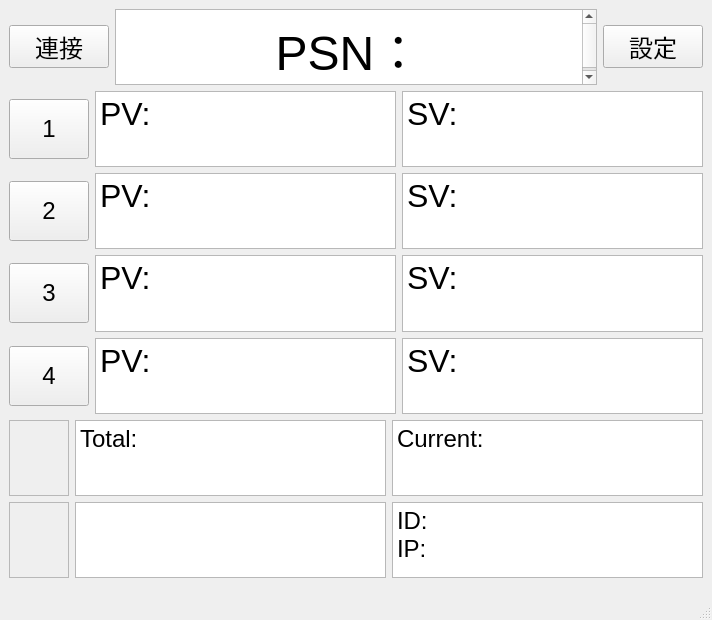
<?xml version="1.0" encoding="UTF-8"?>
<ui version="4.0">
 <class>MainWindow</class>
 <widget class="QMainWindow" name="MainWindow">
  <property name="geometry">
   <rect>
    <x>0</x>
    <y>0</y>
    <width>712</width>
    <height>620</height>
   </rect>
  </property>
  <property name="font">
   <font>
    <pointsize>18</pointsize>
   </font>
  </property>
  <property name="windowTitle">
   <string>MainWindow</string>
  </property>
  <widget class="QWidget" name="centralwidget">
   <layout class="QVBoxLayout" name="verticalLayout_2">
    <item>
     <layout class="QVBoxLayout" name="verticalLayout">
      <item>
       <layout class="QHBoxLayout" name="horizontalLayout_9">
        <item>
         <widget class="QPushButton" name="btn_connect">
          <property name="minimumSize">
           <size>
            <width>100</width>
            <height>0</height>
           </size>
          </property>
          <property name="font">
           <font>
            <pointsize>18</pointsize>
           </font>
          </property>
          <property name="styleSheet">
           <string notr="true"/>
          </property>
          <property name="text">
           <string>連接</string>
          </property>
         </widget>
        </item>
        <item>
         <widget class="QTextBrowser" name="txt_PSN">
          <property name="font">
           <font>
            <pointsize>36</pointsize>
           </font>
          </property>
          <property name="html">
           <string>&lt;!DOCTYPE HTML PUBLIC &quot;-//W3C//DTD HTML 4.0//EN&quot; &quot;http://www.w3.org/TR/REC-html40/strict.dtd&quot;&gt;
&lt;html&gt;&lt;head&gt;&lt;meta name=&quot;qrichtext&quot; content=&quot;1&quot; /&gt;&lt;style type=&quot;text/css&quot;&gt;
p, li { white-space: pre-wrap; }
&lt;/style&gt;&lt;/head&gt;&lt;body style=&quot; font-family:'PMingLiU'; font-size:36pt; font-weight:400; font-style:normal;&quot;&gt;
&lt;p align=&quot;center&quot; style=&quot; margin-top:0px; margin-bottom:0px; margin-left:0px; margin-right:0px; -qt-block-indent:0; text-indent:0px;&quot;&gt;PSN：&lt;/p&gt;&lt;/body&gt;&lt;/html&gt;</string>
          </property>
         </widget>
        </item>
        <item>
         <widget class="QPushButton" name="btn_setting">
          <property name="minimumSize">
           <size>
            <width>100</width>
            <height>0</height>
           </size>
          </property>
          <property name="text">
           <string>設定</string>
          </property>
         </widget>
        </item>
       </layout>
      </item>
      <item>
       <layout class="QHBoxLayout" name="horizontalLayout_2">
        <item>
         <widget class="QPushButton" name="Sensor1_Alarm">
          <property name="sizePolicy">
           <sizepolicy hsizetype="Preferred" vsizetype="Fixed">
            <horstretch>0</horstretch>
            <verstretch>0</verstretch>
           </sizepolicy>
          </property>
          <property name="minimumSize">
           <size>
            <width>60</width>
            <height>60</height>
           </size>
          </property>
          <property name="autoFillBackground">
           <bool>false</bool>
          </property>
          <property name="styleSheet">
           <string notr="true">border-image: url(:/image/Normal.jpg);
</string>
          </property>
          <property name="text">
           <string>1</string>
          </property>
         </widget>
        </item>
        <item>
         <widget class="QTextBrowser" name="txt_Sensor1Pressure">
          <property name="font">
           <font>
            <pointsize>26</pointsize>
           </font>
          </property>
          <property name="html">
           <string>&lt;!DOCTYPE HTML PUBLIC &quot;-//W3C//DTD HTML 4.0//EN&quot; &quot;http://www.w3.org/TR/REC-html40/strict.dtd&quot;&gt;
&lt;html&gt;&lt;head&gt;&lt;meta name=&quot;qrichtext&quot; content=&quot;1&quot; /&gt;&lt;style type=&quot;text/css&quot;&gt;
p, li { white-space: pre-wrap; }
&lt;/style&gt;&lt;/head&gt;&lt;body style=&quot; font-family:'PMingLiU'; font-size:26pt; font-weight:400; font-style:normal;&quot;&gt;
&lt;p style=&quot; margin-top:0px; margin-bottom:0px; margin-left:0px; margin-right:0px; -qt-block-indent:0; text-indent:0px;&quot;&gt;&lt;span style=&quot; font-size:24pt;&quot;&gt;PV: &lt;/span&gt;&lt;/p&gt;&lt;/body&gt;&lt;/html&gt;</string>
          </property>
         </widget>
        </item>
        <item>
         <widget class="QTextBrowser" name="txt_Sensor1AlarmValue">
          <property name="font">
           <font>
            <pointsize>26</pointsize>
           </font>
          </property>
          <property name="html">
           <string>&lt;!DOCTYPE HTML PUBLIC &quot;-//W3C//DTD HTML 4.0//EN&quot; &quot;http://www.w3.org/TR/REC-html40/strict.dtd&quot;&gt;
&lt;html&gt;&lt;head&gt;&lt;meta name=&quot;qrichtext&quot; content=&quot;1&quot; /&gt;&lt;style type=&quot;text/css&quot;&gt;
p, li { white-space: pre-wrap; }
&lt;/style&gt;&lt;/head&gt;&lt;body style=&quot; font-family:'PMingLiU'; font-size:26pt; font-weight:400; font-style:normal;&quot;&gt;
&lt;p style=&quot; margin-top:0px; margin-bottom:0px; margin-left:0px; margin-right:0px; -qt-block-indent:0; text-indent:0px;&quot;&gt;&lt;span style=&quot; font-size:24pt;&quot;&gt;SV: &lt;/span&gt;&lt;/p&gt;&lt;/body&gt;&lt;/html&gt;</string>
          </property>
         </widget>
        </item>
       </layout>
      </item>
      <item>
       <layout class="QHBoxLayout" name="horizontalLayout_3">
        <item>
         <widget class="QPushButton" name="Sensor1_Alarm_2">
          <property name="sizePolicy">
           <sizepolicy hsizetype="Preferred" vsizetype="Fixed">
            <horstretch>0</horstretch>
            <verstretch>0</verstretch>
           </sizepolicy>
          </property>
          <property name="minimumSize">
           <size>
            <width>60</width>
            <height>60</height>
           </size>
          </property>
          <property name="autoFillBackground">
           <bool>false</bool>
          </property>
          <property name="styleSheet">
           <string notr="true">border-image: url(:/image/Normal.jpg);
</string>
          </property>
          <property name="text">
           <string>2</string>
          </property>
         </widget>
        </item>
        <item>
         <widget class="QTextBrowser" name="txt_Sensor2Pressure">
          <property name="font">
           <font>
            <pointsize>26</pointsize>
           </font>
          </property>
          <property name="html">
           <string>&lt;!DOCTYPE HTML PUBLIC &quot;-//W3C//DTD HTML 4.0//EN&quot; &quot;http://www.w3.org/TR/REC-html40/strict.dtd&quot;&gt;
&lt;html&gt;&lt;head&gt;&lt;meta name=&quot;qrichtext&quot; content=&quot;1&quot; /&gt;&lt;style type=&quot;text/css&quot;&gt;
p, li { white-space: pre-wrap; }
&lt;/style&gt;&lt;/head&gt;&lt;body style=&quot; font-family:'PMingLiU'; font-size:26pt; font-weight:400; font-style:normal;&quot;&gt;
&lt;p style=&quot; margin-top:0px; margin-bottom:0px; margin-left:0px; margin-right:0px; -qt-block-indent:0; text-indent:0px;&quot;&gt;&lt;span style=&quot; font-size:24pt;&quot;&gt;PV: &lt;/span&gt;&lt;/p&gt;&lt;/body&gt;&lt;/html&gt;</string>
          </property>
         </widget>
        </item>
        <item>
         <widget class="QTextBrowser" name="txt_Sensor2AlarmValue">
          <property name="font">
           <font>
            <pointsize>26</pointsize>
           </font>
          </property>
          <property name="html">
           <string>&lt;!DOCTYPE HTML PUBLIC &quot;-//W3C//DTD HTML 4.0//EN&quot; &quot;http://www.w3.org/TR/REC-html40/strict.dtd&quot;&gt;
&lt;html&gt;&lt;head&gt;&lt;meta name=&quot;qrichtext&quot; content=&quot;1&quot; /&gt;&lt;style type=&quot;text/css&quot;&gt;
p, li { white-space: pre-wrap; }
&lt;/style&gt;&lt;/head&gt;&lt;body style=&quot; font-family:'PMingLiU'; font-size:26pt; font-weight:400; font-style:normal;&quot;&gt;
&lt;p style=&quot; margin-top:12px; margin-bottom:12px; margin-left:0px; margin-right:0px; -qt-block-indent:0; text-indent:0px;&quot;&gt;&lt;span style=&quot; font-size:24pt;&quot;&gt;SV: &lt;/span&gt;&lt;/p&gt;&lt;/body&gt;&lt;/html&gt;</string>
          </property>
         </widget>
        </item>
       </layout>
      </item>
      <item>
       <layout class="QHBoxLayout" name="horizontalLayout_4">
        <item>
         <widget class="QPushButton" name="Sensor1_Alarm_3">
          <property name="sizePolicy">
           <sizepolicy hsizetype="Preferred" vsizetype="Fixed">
            <horstretch>0</horstretch>
            <verstretch>0</verstretch>
           </sizepolicy>
          </property>
          <property name="minimumSize">
           <size>
            <width>60</width>
            <height>60</height>
           </size>
          </property>
          <property name="autoFillBackground">
           <bool>false</bool>
          </property>
          <property name="styleSheet">
           <string notr="true">border-image: url(:/image/Normal.jpg);
</string>
          </property>
          <property name="text">
           <string>3</string>
          </property>
         </widget>
        </item>
        <item>
         <widget class="QTextBrowser" name="txt_Sensor3Pressure">
          <property name="font">
           <font>
            <pointsize>26</pointsize>
           </font>
          </property>
          <property name="html">
           <string>&lt;!DOCTYPE HTML PUBLIC &quot;-//W3C//DTD HTML 4.0//EN&quot; &quot;http://www.w3.org/TR/REC-html40/strict.dtd&quot;&gt;
&lt;html&gt;&lt;head&gt;&lt;meta name=&quot;qrichtext&quot; content=&quot;1&quot; /&gt;&lt;style type=&quot;text/css&quot;&gt;
p, li { white-space: pre-wrap; }
&lt;/style&gt;&lt;/head&gt;&lt;body style=&quot; font-family:'PMingLiU'; font-size:26pt; font-weight:400; font-style:normal;&quot;&gt;
&lt;p style=&quot; margin-top:0px; margin-bottom:0px; margin-left:0px; margin-right:0px; -qt-block-indent:0; text-indent:0px;&quot;&gt;&lt;span style=&quot; font-size:24pt;&quot;&gt;PV: &lt;/span&gt;&lt;/p&gt;&lt;/body&gt;&lt;/html&gt;</string>
          </property>
         </widget>
        </item>
        <item>
         <widget class="QTextBrowser" name="txt_Sensor3AlarmValue">
          <property name="font">
           <font>
            <pointsize>26</pointsize>
           </font>
          </property>
          <property name="html">
           <string>&lt;!DOCTYPE HTML PUBLIC &quot;-//W3C//DTD HTML 4.0//EN&quot; &quot;http://www.w3.org/TR/REC-html40/strict.dtd&quot;&gt;
&lt;html&gt;&lt;head&gt;&lt;meta name=&quot;qrichtext&quot; content=&quot;1&quot; /&gt;&lt;style type=&quot;text/css&quot;&gt;
p, li { white-space: pre-wrap; }
&lt;/style&gt;&lt;/head&gt;&lt;body style=&quot; font-family:'PMingLiU'; font-size:26pt; font-weight:400; font-style:normal;&quot;&gt;
&lt;p style=&quot; margin-top:0px; margin-bottom:0px; margin-left:0px; margin-right:0px; -qt-block-indent:0; text-indent:0px;&quot;&gt;&lt;span style=&quot; font-size:24pt;&quot;&gt;SV: &lt;/span&gt;&lt;/p&gt;&lt;/body&gt;&lt;/html&gt;</string>
          </property>
         </widget>
        </item>
       </layout>
      </item>
      <item>
       <layout class="QHBoxLayout" name="horizontalLayout_5">
        <item>
         <widget class="QPushButton" name="Sensor1_Alarm_4">
          <property name="sizePolicy">
           <sizepolicy hsizetype="Preferred" vsizetype="Fixed">
            <horstretch>0</horstretch>
            <verstretch>0</verstretch>
           </sizepolicy>
          </property>
          <property name="minimumSize">
           <size>
            <width>60</width>
            <height>60</height>
           </size>
          </property>
          <property name="autoFillBackground">
           <bool>false</bool>
          </property>
          <property name="styleSheet">
           <string notr="true">border-image: url(:/image/Normal.jpg);
</string>
          </property>
          <property name="text">
           <string>4</string>
          </property>
         </widget>
        </item>
        <item>
         <widget class="QTextBrowser" name="txt_Sensor4Pressure">
          <property name="sizePolicy">
           <sizepolicy hsizetype="Expanding" vsizetype="Expanding">
            <horstretch>0</horstretch>
            <verstretch>0</verstretch>
           </sizepolicy>
          </property>
          <property name="font">
           <font>
            <pointsize>26</pointsize>
           </font>
          </property>
          <property name="html">
           <string>&lt;!DOCTYPE HTML PUBLIC &quot;-//W3C//DTD HTML 4.0//EN&quot; &quot;http://www.w3.org/TR/REC-html40/strict.dtd&quot;&gt;
&lt;html&gt;&lt;head&gt;&lt;meta name=&quot;qrichtext&quot; content=&quot;1&quot; /&gt;&lt;style type=&quot;text/css&quot;&gt;
p, li { white-space: pre-wrap; }
&lt;/style&gt;&lt;/head&gt;&lt;body style=&quot; font-family:'PMingLiU'; font-size:26pt; font-weight:400; font-style:normal;&quot;&gt;
&lt;p style=&quot; margin-top:0px; margin-bottom:0px; margin-left:0px; margin-right:0px; -qt-block-indent:0; text-indent:0px;&quot;&gt;&lt;span style=&quot; font-size:24pt;&quot;&gt;PV: &lt;/span&gt;&lt;/p&gt;&lt;/body&gt;&lt;/html&gt;</string>
          </property>
         </widget>
        </item>
        <item>
         <widget class="QTextBrowser" name="txt_Sensor4AlarmValue">
          <property name="font">
           <font>
            <pointsize>26</pointsize>
           </font>
          </property>
          <property name="html">
           <string>&lt;!DOCTYPE HTML PUBLIC &quot;-//W3C//DTD HTML 4.0//EN&quot; &quot;http://www.w3.org/TR/REC-html40/strict.dtd&quot;&gt;
&lt;html&gt;&lt;head&gt;&lt;meta name=&quot;qrichtext&quot; content=&quot;1&quot; /&gt;&lt;style type=&quot;text/css&quot;&gt;
p, li { white-space: pre-wrap; }
&lt;/style&gt;&lt;/head&gt;&lt;body style=&quot; font-family:'PMingLiU'; font-size:26pt; font-weight:400; font-style:normal;&quot;&gt;
&lt;p style=&quot; margin-top:0px; margin-bottom:0px; margin-left:0px; margin-right:0px; -qt-block-indent:0; text-indent:0px;&quot;&gt;&lt;span style=&quot; font-size:24pt;&quot;&gt;SV: &lt;/span&gt;&lt;/p&gt;&lt;/body&gt;&lt;/html&gt;</string>
          </property>
         </widget>
        </item>
       </layout>
      </item>
      <item>
       <layout class="QHBoxLayout" name="horizontalLayout_6">
        <item>
         <widget class="QFrame" name="frame">
          <property name="minimumSize">
           <size>
            <width>60</width>
            <height>0</height>
           </size>
          </property>
          <property name="frameShape">
           <enum>QFrame::StyledPanel</enum>
          </property>
          <property name="frameShadow">
           <enum>QFrame::Raised</enum>
          </property>
         </widget>
        </item>
        <item>
         <widget class="QTextBrowser" name="txt_TotalCount">
          <property name="font">
           <font>
            <pointsize>26</pointsize>
           </font>
          </property>
          <property name="html">
           <string>&lt;!DOCTYPE HTML PUBLIC &quot;-//W3C//DTD HTML 4.0//EN&quot; &quot;http://www.w3.org/TR/REC-html40/strict.dtd&quot;&gt;
&lt;html&gt;&lt;head&gt;&lt;meta name=&quot;qrichtext&quot; content=&quot;1&quot; /&gt;&lt;style type=&quot;text/css&quot;&gt;
p, li { white-space: pre-wrap; }
&lt;/style&gt;&lt;/head&gt;&lt;body style=&quot; font-family:'PMingLiU'; font-size:26pt; font-weight:400; font-style:normal;&quot;&gt;
&lt;p style=&quot; margin-top:0px; margin-bottom:0px; margin-left:0px; margin-right:0px; -qt-block-indent:0; text-indent:0px;&quot;&gt;&lt;span style=&quot; font-size:18pt;&quot;&gt;Total:&lt;/span&gt;&lt;/p&gt;&lt;/body&gt;&lt;/html&gt;</string>
          </property>
         </widget>
        </item>
        <item>
         <widget class="QTextBrowser" name="txt_CurrentCount">
          <property name="font">
           <font>
            <pointsize>26</pointsize>
           </font>
          </property>
          <property name="html">
           <string>&lt;!DOCTYPE HTML PUBLIC &quot;-//W3C//DTD HTML 4.0//EN&quot; &quot;http://www.w3.org/TR/REC-html40/strict.dtd&quot;&gt;
&lt;html&gt;&lt;head&gt;&lt;meta name=&quot;qrichtext&quot; content=&quot;1&quot; /&gt;&lt;style type=&quot;text/css&quot;&gt;
p, li { white-space: pre-wrap; }
&lt;/style&gt;&lt;/head&gt;&lt;body style=&quot; font-family:'PMingLiU'; font-size:26pt; font-weight:400; font-style:normal;&quot;&gt;
&lt;p style=&quot; margin-top:0px; margin-bottom:0px; margin-left:0px; margin-right:0px; -qt-block-indent:0; text-indent:0px;&quot;&gt;&lt;span style=&quot; font-size:18pt;&quot;&gt;Current:&lt;/span&gt;&lt;/p&gt;&lt;/body&gt;&lt;/html&gt;</string>
          </property>
         </widget>
        </item>
       </layout>
      </item>
      <item>
       <layout class="QHBoxLayout" name="horizontalLayout_8">
        <item>
         <widget class="QFrame" name="frame_2">
          <property name="minimumSize">
           <size>
            <width>60</width>
            <height>0</height>
           </size>
          </property>
          <property name="frameShape">
           <enum>QFrame::StyledPanel</enum>
          </property>
          <property name="frameShadow">
           <enum>QFrame::Raised</enum>
          </property>
         </widget>
        </item>
        <item>
         <widget class="QTextBrowser" name="txt_current_time">
          <property name="font">
           <font>
            <pointsize>24</pointsize>
           </font>
          </property>
         </widget>
        </item>
        <item>
         <widget class="QTextBrowser" name="txt_TimeAndIDAndIP">
          <property name="font">
           <font>
            <pointsize>22</pointsize>
           </font>
          </property>
          <property name="html">
           <string>&lt;!DOCTYPE HTML PUBLIC &quot;-//W3C//DTD HTML 4.0//EN&quot; &quot;http://www.w3.org/TR/REC-html40/strict.dtd&quot;&gt;
&lt;html&gt;&lt;head&gt;&lt;meta name=&quot;qrichtext&quot; content=&quot;1&quot; /&gt;&lt;style type=&quot;text/css&quot;&gt;
p, li { white-space: pre-wrap; }
&lt;/style&gt;&lt;/head&gt;&lt;body style=&quot; font-family:'PMingLiU'; font-size:22pt; font-weight:400; font-style:normal;&quot;&gt;
&lt;p style=&quot; margin-top:0px; margin-bottom:0px; margin-left:0px; margin-right:0px; -qt-block-indent:0; text-indent:0px;&quot;&gt;&lt;span style=&quot; font-size:18pt;&quot;&gt;ID:  &lt;/span&gt;&lt;/p&gt;
&lt;p style=&quot; margin-top:0px; margin-bottom:0px; margin-left:0px; margin-right:0px; -qt-block-indent:0; text-indent:0px;&quot;&gt;&lt;span style=&quot; font-size:18pt;&quot;&gt;IP:&lt;/span&gt;&lt;/p&gt;&lt;/body&gt;&lt;/html&gt;</string>
          </property>
         </widget>
        </item>
       </layout>
      </item>
     </layout>
    </item>
   </layout>
  </widget>
  <widget class="QMenuBar" name="menubar">
   <property name="geometry">
    <rect>
     <x>0</x>
     <y>0</y>
     <width>712</width>
     <height>18</height>
    </rect>
   </property>
  </widget>
  <widget class="QStatusBar" name="statusbar"/>
 </widget>
 <resources>
  <include location="image.qrc"/>
 </resources>
 <connections/>
</ui>
